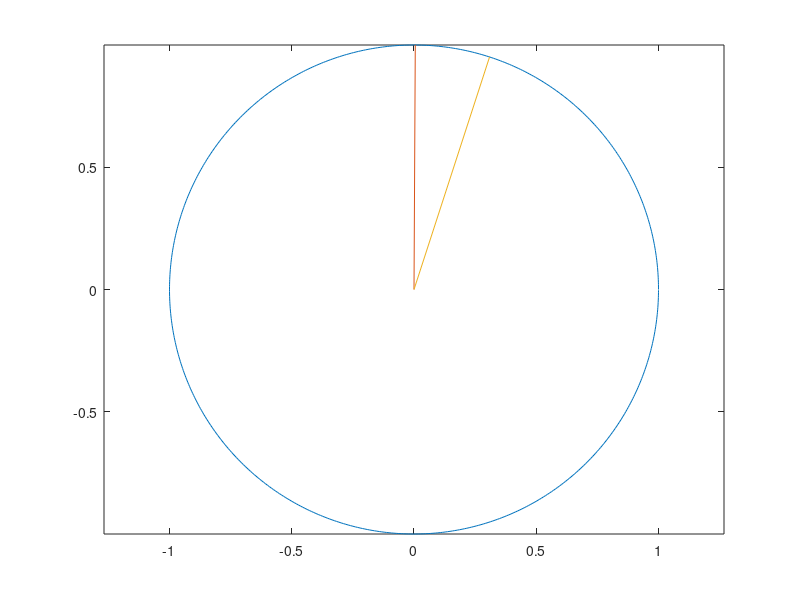

Source code (MATLAB): (Note: this script raises an error after producing the figure.)
clc
clear
pic_num = 1;
t = 0:0.01:2 * pi;
x = cos(t);
y = sin(t);

plot(x, y);
axis equal;
hold on;

lineX1 = [0, 0];
lineY1 = [0, 1];
lineX2 = [0, 0];
lineY2 = [0, 1];
h1 = plot(lineX1, lineY1);
h2 = plot(lineX2, lineY2);

theta = 0;

for i =     1:382 * pi
    theta = theta + pi / 10;
    lineX1(2) = sin(theta / 60);
    lineY1(2) = cos(theta / 60);
    lineX2(2) = sin(theta);
    lineY2(2) = cos(theta);
    set(h1, 'XData', lineX1, 'Ydata', lineY1);
    set(h2, 'XData', lineX2, 'Ydata', lineY2);
    drawnow;

    F = getframe(gcf);
    I = frame2im(F);
    [I, map] = rgb2ind(I, 256);

    if pic_num == 1
        imwrite(I, map, 'test.gif', 'gif', 'Loopcount', inf, 'DelayTime', 0.2);
    else
        imwrite(I, map, 'test.gif', 'gif', 'WriteMode', 'append', 'DelayTime', 0.2);
    end

    pic_num = pic_num + 1;
end
